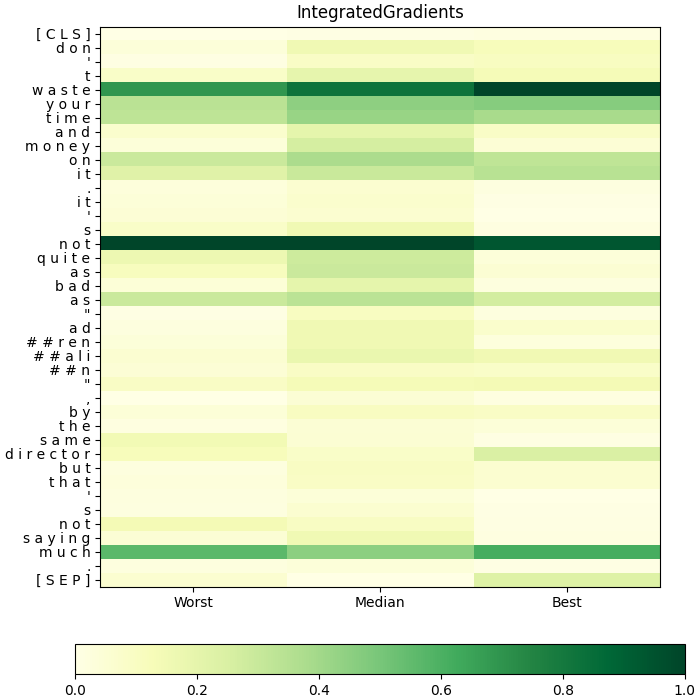

Python code for this plot:
import functools
import torch
import matplotlib.pyplot as plt
from torch.utils.data import DataLoader
from pnpxai import AutoExplanationForTextClassification
from pnpxai.explainers.utils.postprocess import minmax
from helpers import (
    get_imdb_dataset,
    get_bert_model,
    get_bert_tokenizer,
    bert_collate_fn,
)

# ------------------------------------------------------------------------------#
# -------------------------------- basic usage ---------------------------------#
# ------------------------------------------------------------------------------#

# setup
device = torch.device('cuda' if torch.cuda.is_available() else 'cpu')
# device = torch.device('cpu')
model = get_bert_model(model_name='fabriceyhc/bert-base-uncased-imdb', num_labels=2)
model.to(device)

dataset = get_imdb_dataset(split='test')
tokenizer = get_bert_tokenizer(model_name='fabriceyhc/bert-base-uncased-imdb')
loader = DataLoader(
    dataset,
    batch_size=1,
    shuffle=False,
    collate_fn=functools.partial(bert_collate_fn, tokenizer=tokenizer),
)
input_extractor = lambda batch: tuple(inp.to(device) for inp in batch[0])
forward_arg_extractor = lambda inputs: inputs[0]
additional_forward_arg_extractor = lambda inputs: inputs[1:]
label_extractor = lambda batch: batch[-1].to(device)
target_extractor = lambda outputs: outputs.argmax(-1).to(device)


# auto explanation
expr = AutoExplanationForTextClassification(
    model=model,
    data=loader,
    layer=model.bert.embeddings.word_embeddings,
    mask_token_id=tokenizer.mask_token_id,
    input_extractor=input_extractor,
    label_extractor=label_extractor,
    target_extractor=target_extractor,
    forward_arg_extractor=forward_arg_extractor,
    additional_forward_arg_extractor=additional_forward_arg_extractor,
)


# explain and evaluate
results = expr.run_batch(
    data_ids=range(4),
    explainer_id=0,
    postprocessor_id=0,
    metric_id=1,
)

# import pdb; pdb.set_trace()

#------------------------------------------------------------------------------#
#------------------------------- optimization ---------------------------------#
#------------------------------------------------------------------------------#

data_id = 3176
explainer_id = 2 # KernelShap
metric_id = 1 # ABPC

optimized = expr.optimize(
    data_ids=data_id,
    explainer_id=explainer_id,
    metric_id=metric_id,
    direction='maximize', # less is better
    sampler='random', # Literal['tpe','random']
    n_trials=50, # by default, 50 for sampler in ['random', 'tpe'], None for ['grid']
    seed=42, # seed for sampler: by default, None
)

print('Best/Explainer:', optimized.explainer) # get the optimized explainer
print('Best/PostProcessor:', optimized.postprocessor) # get the optimized postprocessor
print('Best/value:', optimized.study.best_trial.value) # get the optimized value

# Every trial in study has its explainer and postprocessor in user attr.
i = 25
print(f'{i}th Trial/Explainer', optimized.study.trials[i].user_attrs['explainer']) # get the explainer of i-th trial
print(f'{i}th Trial/PostProcessor', optimized.study.trials[i].user_attrs['postprocessor']) # get the postprocessor of i-th trial
print(f'{i}th Trial/value', optimized.study.trials[i].value)

# For example, you can use optuna's API to get the explainer and postprocessor of the worst trial
def get_worst_trial(study):
    valid_trials = [trial for trial in study.trials if trial.value is not None]
    return sorted(valid_trials, key=lambda trial: trial.value)[0]

worst_trial = get_worst_trial(optimized.study)
print('Worst/Explainer:', worst_trial.user_attrs['explainer'])
print('Worst/PostProcessor', worst_trial.user_attrs['postprocessor'])
print('Worst/value', worst_trial.value)


# ------------------------------------------------------------------------------#
# ------------------------------- visualization --------------------------------#
# ------------------------------------------------------------------------------#

data = expr.manager.batch_data_by_ids([data_id])
inputs = expr.input_extractor(data)
labels = expr.label_extractor(data)

# prepare trials to visualize
sorted_trials = sorted(
    [trial for trial in optimized.study.trials if trial.value is not None],
    key=lambda trial: trial.value,
)
trials_to_vis = {
    'Worst': sorted_trials[0],
    'Median': sorted_trials[len(sorted_trials)//2],
    'Best': sorted_trials[-1],
}

ylabs = [tokenizer.decode(token) for token in inputs[0].squeeze()]
xlabs = trials_to_vis.keys()
data = []
for trial in trials_to_vis.values():
    attrs = trial.user_attrs['explainer'].attribute(inputs, labels)
    postprocessed = trial.user_attrs['postprocessor'](attrs)
    data.append(minmax(postprocessed))
data = torch.cat(data).transpose(1, 0).detach().cpu().numpy()

fig, ax = plt.subplots(figsize=(7, 7), layout='constrained')
hm = ax.imshow(data, cmap='YlGn')
fig.colorbar(hm, ax=ax, location='bottom')
ax.set_xticks(range(len(xlabs)), labels=xlabs)
ax.set_yticks(range(len(ylabs)), labels=ylabs)
ax.set_aspect(len(xlabs)/len(ylabs))
ax.set_title(expr.manager.get_explainer_by_id(explainer_id).__class__.__name__)
fig.savefig('auto_explanation_imdb_example.png')
